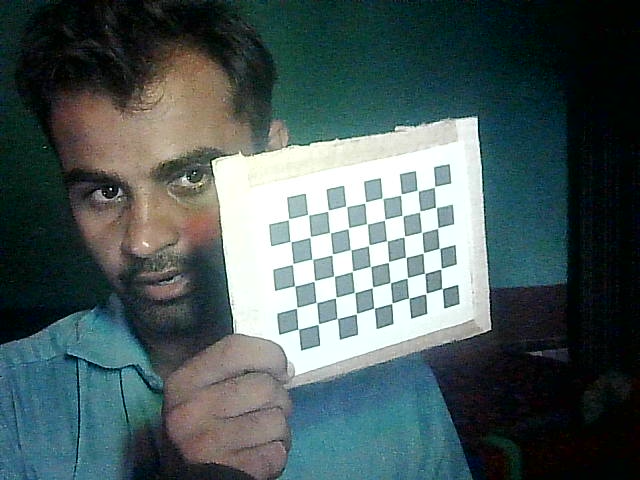
#> input picture Pose Estimation/TCR_Aruco_Pose_Estmn_task/images/image0.png, 640 x 480 px; its folder holds only this picture in this run
$ python camera_calibaration.py
#> lines starting #> are read from the running program, lines starting #| are printed output that depends on the picture
import cv2 as cv
import os
import numpy as np

# Checker board size
CHESS_BOARD_DIM = (9, 6)

# The size of Square in the checker board.
SQUARE_SIZE = 14  # millimeters

# termination criteria
criteria = (cv.TERM_CRITERIA_EPS + cv.TERM_CRITERIA_MAX_ITER, 30, 0.001)


calib_data_path = "calib_data"
CHECK_DIR = os.path.isdir(calib_data_path)


if not CHECK_DIR:
    os.makedirs(calib_data_path)
    print(f'"{calib_data_path}" Directory is created')

else:
    print(f'"{calib_data_path}" Directory already Exists.')

# prepare object points, like (0,0,0), (1,0,0), (2,0,0) ....,(6,5,0)
obj_3D = np.zeros((CHESS_BOARD_DIM[0] * CHESS_BOARD_DIM[1], 3), np.float32)

obj_3D[:, :2] = np.mgrid[0 : CHESS_BOARD_DIM[0], 0 : CHESS_BOARD_DIM[1]].T.reshape(
    -1, 2
)
obj_3D *= SQUARE_SIZE
print(obj_3D)

# Arrays to store object points and image points from all the images.
obj_points_3D = []  # 3d point in real world space
img_points_2D = []  # 2d points in image plane.

# The images directory path
image_dir_path = "images"

files = os.listdir(image_dir_path)
for file in files:
    print(file)
    imagePath = os.path.join(image_dir_path, file)
    # print(imagePath)

    image = cv.imread(imagePath)
#> image is the input picture: shape (480, 640, 3); mean B, G, R 91.9, 91.4, 75.7
    grayScale = cv.cvtColor(image, cv.COLOR_BGR2GRAY)
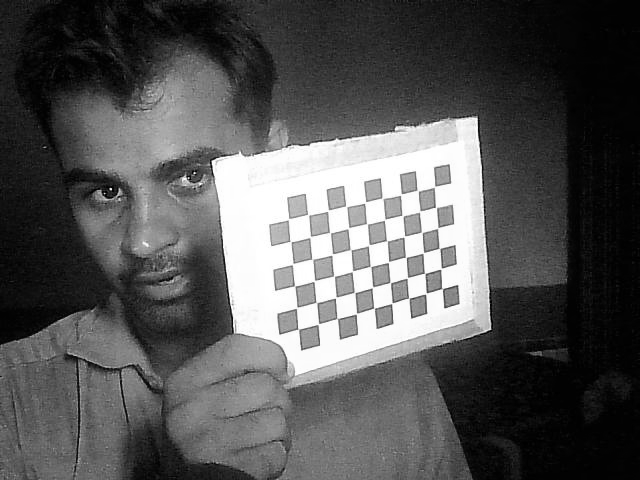
#> grayScale: shape (480, 640); min 0, max 255, mean 86.7
    ret, corners = cv.findChessboardCorners(image, CHESS_BOARD_DIM, None)
#> ret = True; corners = 54 rows, first 8: [442.4, 288.6], [425.9, 293.6], [409.3, 298.4], [392, 303.4], [373.9, 307.9], [356.5, 313.5], [337.3, 318.5], [318.5, 323.7]
    if ret == True:
        obj_points_3D.append(obj_3D)
        corners2 = cv.cornerSubPix(grayScale, corners, (3, 3), (-1, -1), criteria)
#> corners2 = 54 rows, first 8: [442.3, 288.6], [426, 293.5], [409, 298.2], [391.9, 303.2], [374, 307.9], [356.4, 313.7], [337.3, 318.5], [318.4, 324]
        img_points_2D.append(corners2)

        img = cv.drawChessboardCorners(image, CHESS_BOARD_DIM, corners2, ret)
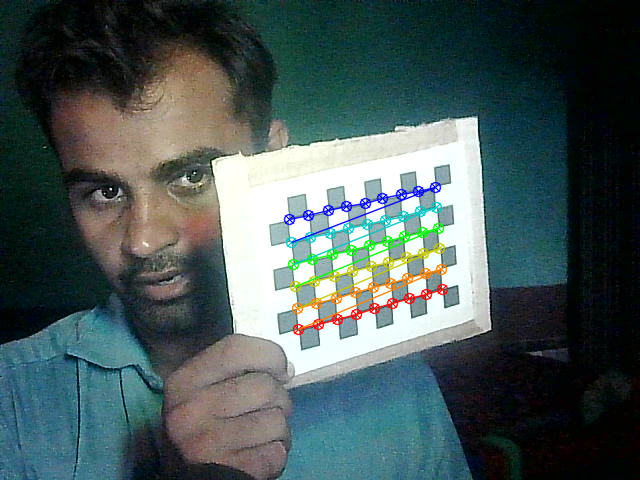
#> img: shape (480, 640, 3); mean B, G, R 89.8, 90.2, 74.4

cv.destroyAllWindows()
# h, w = image.shape[:2]
ret, mtx, dist, rvecs, tvecs = cv.calibrateCamera(
    obj_points_3D, img_points_2D, grayScale.shape[::-1], None, None
)
#> ret = 0.306; mtx = [[2330.3, 0, 342.4], [0, 1878.4, 178.5], [0, 0, 1]]; dist = [[4.78, -408.5, -0.125, -0.198, -1.19]]; rvecs = ([-1.2, -0.155, 2.75],); tvecs = ([55.4, 74.61, 1234.4],)
print("calibrated")

print("duming the data into one files using numpy ")
np.savez(
    f"{calib_data_path}/MultiMatrix",
    camMatrix=mtx,
    distCoef=dist,
    rVector=rvecs,
    tVector=tvecs,
)

print("-------------------------------------------")

print("loading data stored using numpy savez function\n \n \n")

data = np.load(f"{calib_data_path}/MultiMatrix.npz")

camMatrix = data["camMatrix"]
distCof = data["distCoef"]
rVector = data["rVector"]
tVector = data["tVector"]

print("loaded calibration data successfully")

$ run again, on Pose Estimation/TCR_Aruco_Pose_Estmn_task/images/image12.png
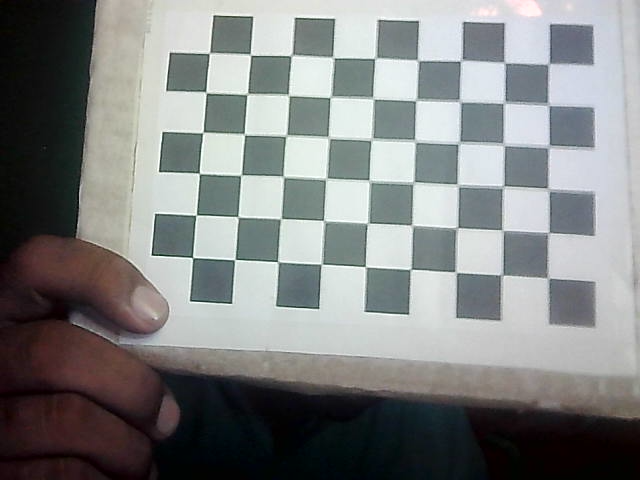
#> input picture Pose Estimation/TCR_Aruco_Pose_Estmn_task/images/image12.png, 640 x 480 px
#> image is the input picture: shape (480, 640, 3); mean B, G, R 130, 130.5, 128.4
#> `grayScale = cv.cvtColor(image, cv.COLOR_BGR2GRAY)`:
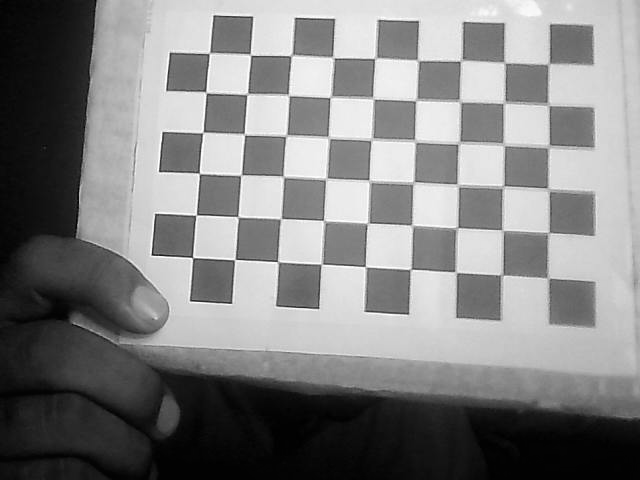
#> grayScale: shape (480, 640); min 0, max 255, mean 129.7
#> `ret, corners = cv.findChessboardCorners(image, CHESS_BOARD_DIM, None)`: ret = True; corners = 54 rows, first 8: [548.5, 278], [501.5, 275], [455.7, 271.5], [410.7, 269.1], [365.1, 266.4], [321.3, 264.1], [277.5, 261.7], [234.8, 259.5]
#> corners2 = 54 rows, first 8: [548.5, 278.4], [502.1, 275.1], [455.9, 272.1], [410.6, 269.4], [365.3, 266.6], [321.6, 264], [277.6, 261.6], [234.7, 259.6]
#> `img = cv.drawChessboardCorners(image, CHESS_BOARD_DIM, corners2, ret)`:
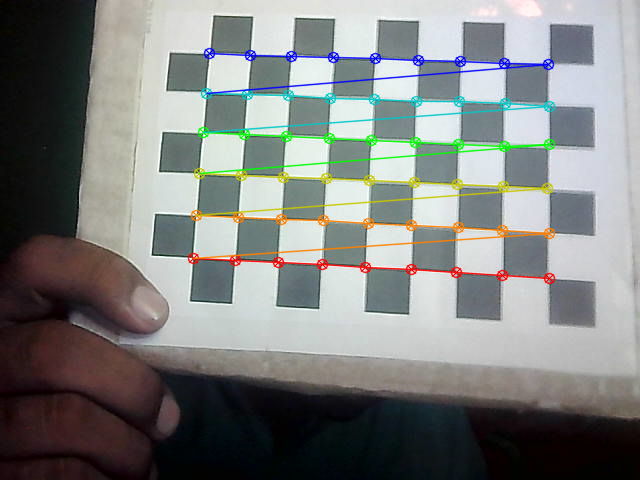
#> img: shape (480, 640, 3); mean B, G, R 127.2, 129.2, 126.8
#> `ret, mtx, dist, rvecs, tvecs = cv.calibrateCamera( obj_points_3D, img_..`: ret = 0.851; mtx = [[108.3, 0, 312.5], [0, 107.8, 259.6], [0, 0, 1]]; dist = [[-0.00204, 0.00112, 0.00212, 0.0013, -9.46e-05]]; rvecs = ([-0.0139, -0.0384, -3.09],); tvecs = ([72.8, 5.18, 33.79],)

$ run again, on Pose Estimation/TCR_Aruco_Pose_Estmn_task/images/image13.png
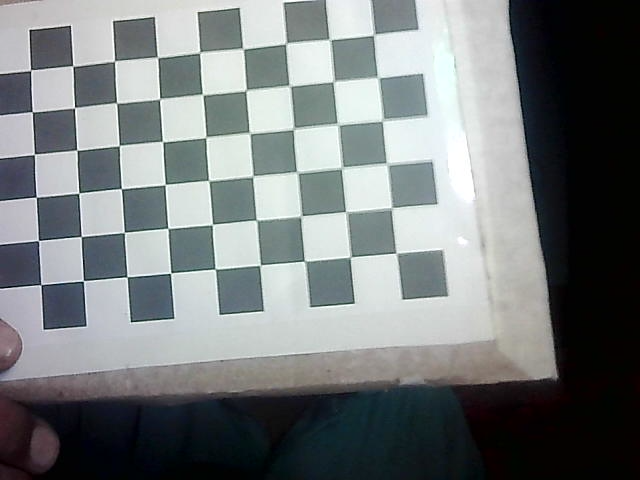
#> input picture Pose Estimation/TCR_Aruco_Pose_Estmn_task/images/image13.png, 640 x 480 px
#> image is the input picture: shape (480, 640, 3); mean B, G, R 124.4, 123.5, 118.6
#> `ret, corners = cv.findChessboardCorners(image, CHESS_BOARD_DIM, None)`: ret = True; corners = 54 rows, first 8: [396.1, 253.1], [350.1, 256.9], [304.1, 261], [260.7, 265.4], [215, 269], [170.8, 273.2], [126.8, 277], [83.23, 280.7]
#> corners2 = 54 rows, first 8: [396.1, 253.2], [350.3, 256.9], [304.3, 260.9], [260.3, 265.2], [214.9, 268.9], [170.6, 273.1], [126.9, 276.9], [83.36, 280.8]
#> `img = cv.drawChessboardCorners(image, CHESS_BOARD_DIM, corners2, ret)`:
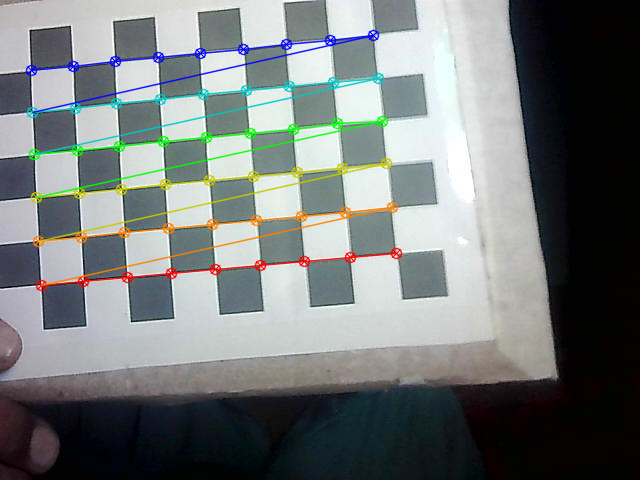
#> img: shape (480, 640, 3); mean B, G, R 121.8, 122.4, 117.2
#> `ret, mtx, dist, rvecs, tvecs = cv.calibrateCamera( obj_points_3D, img_..`: ret = 0.474; mtx = [[118.2, 0, 282.5], [0, 118.8, 286.3], [0, 0, 1]]; dist = [[-0.00328, 0.000437, -0.00015, 0.002, -1.95e-05]]; rvecs = ([0.00449, 0.0271, 3.05],); tvecs = ([34.85, -10.27, 36.46],)

$ run again, on Pose Estimation/TCR_Aruco_Pose_Estmn_task/images/image14.png
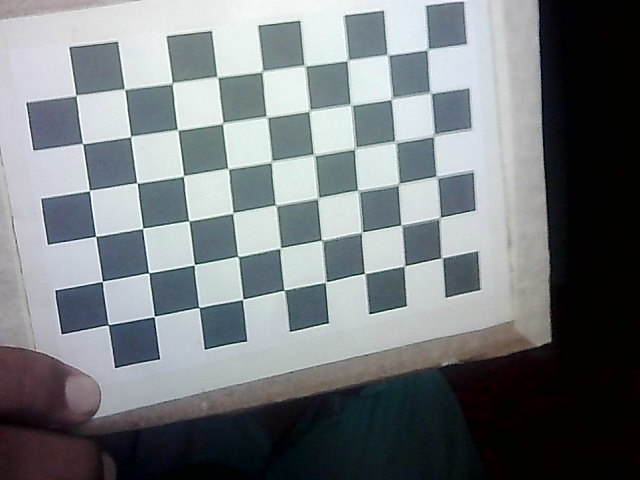
#> input picture Pose Estimation/TCR_Aruco_Pose_Estmn_task/images/image14.png, 640 x 480 px
#> image is the input picture: shape (480, 640, 3); mean B, G, R 125.9, 122.8, 117.5
#> `ret, corners = cv.findChessboardCorners(image, CHESS_BOARD_DIM, None)`: ret = True; corners = 54 rows, first 8: [442.2, 257.7], [404.6, 265.9], [364.6, 273.5], [325.3, 281.9], [284.2, 290.3], [242.7, 299.4], [199.2, 307.4], [154.3, 316.5]
#> corners2 = 54 rows, first 8: [442.1, 257.8], [404.4, 265.8], [364.5, 273.4], [325.4, 281.9], [284, 290], [242.6, 299.4], [198.9, 307.4], [154.3, 316.5]
#> `img = cv.drawChessboardCorners(image, CHESS_BOARD_DIM, corners2, ret)`:
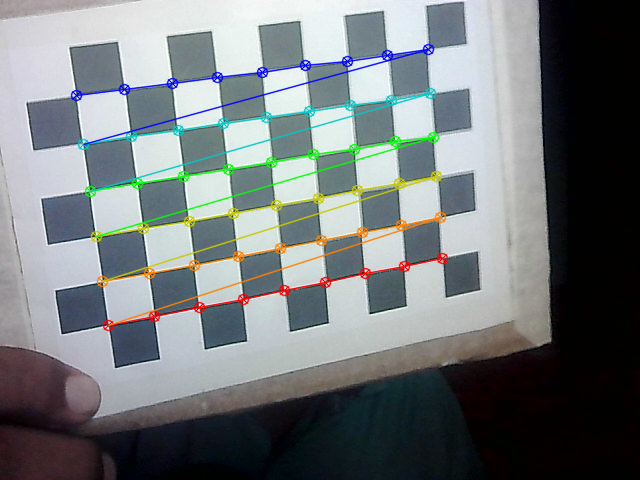
#> img: shape (480, 640, 3); mean B, G, R 123.4, 121.7, 116.1
#> `ret, mtx, dist, rvecs, tvecs = cv.calibrateCamera( obj_points_3D, img_..`: ret = 0.634; mtx = [[2047.7, 0, 416.3], [0, 1825.4, 339.1], [0, 0, 1]]; dist = [[-1.26, 53.52, -0.0294, -0.0249, -661.5]]; rvecs = ([-0.874, -0.384, 2.84],); tvecs = ([7.93, -27.6, 619.3],)

$ run again, on Pose Estimation/TCR_Aruco_Pose_Estmn_task/images/image1.png
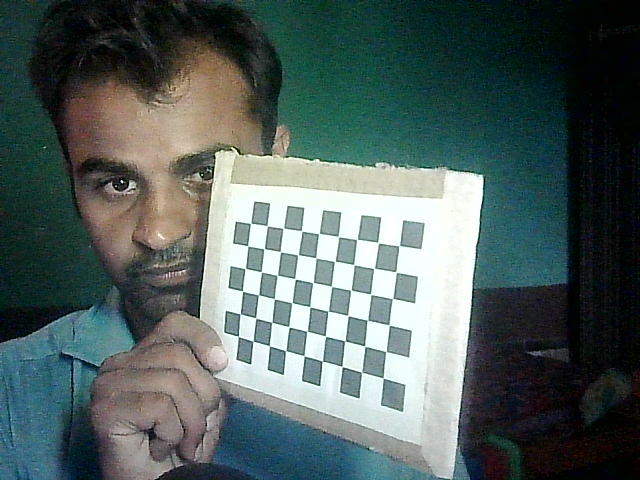
#> input picture Pose Estimation/TCR_Aruco_Pose_Estmn_task/images/image1.png, 640 x 480 px
#> image is the input picture: shape (480, 640, 3); mean B, G, R 95, 97.2, 82.4
#> `grayScale = cv.cvtColor(image, cv.COLOR_BGR2GRAY)`:
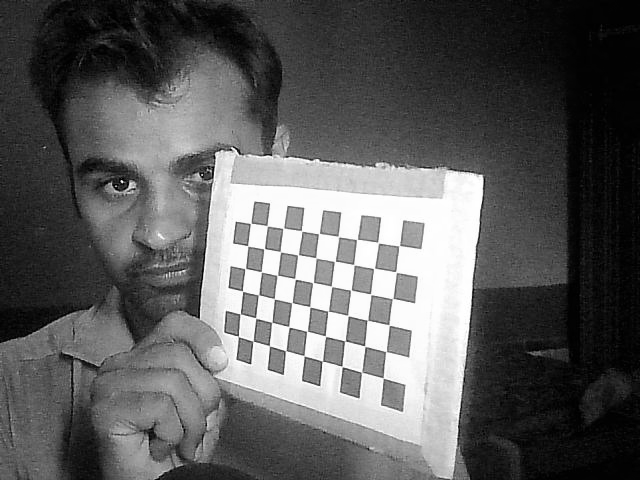
#> grayScale: shape (480, 640); min 0, max 255, mean 92.4
#> `ret, corners = cv.findChessboardCorners(image, CHESS_BOARD_DIM, None)`: ret = True; corners = 54 rows, first 8: [383.2, 378], [361.4, 372.4], [342, 366.5], [322.1, 361.4], [304.1, 355.6], [285.4, 350.8], [269.4, 345.7], [253.2, 341.4]
#> corners2 = 54 rows, first 8: [383.3, 378], [361.5, 372.3], [342.2, 366.5], [322.3, 361.3], [304.2, 355.7], [285.6, 350.8], [269.4, 345.7], [253.1, 341.3]
#> `img = cv.drawChessboardCorners(image, CHESS_BOARD_DIM, corners2, ret)`:
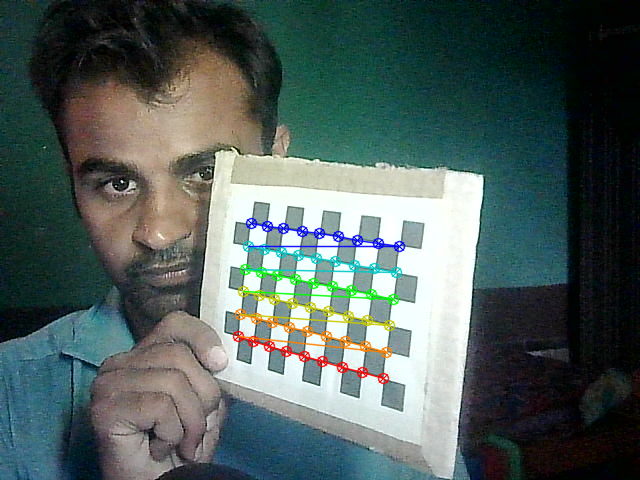
#> img: shape (480, 640, 3); mean B, G, R 93.1, 96.2, 81.4
#> `ret, mtx, dist, rvecs, tvecs = cv.calibrateCamera( obj_points_3D, img_..`: ret = 0.346; mtx = [[578.4, 0, 351.5], [0, 672.3, 255.6], [0, 0, 1]]; dist = [[0.622, -9.67, -0.0065, 0.0619, -4.68]]; rvecs = ([-0.64, -0.0711, -2.93],); tvecs = ([18.36, 64.01, 355.8],)
